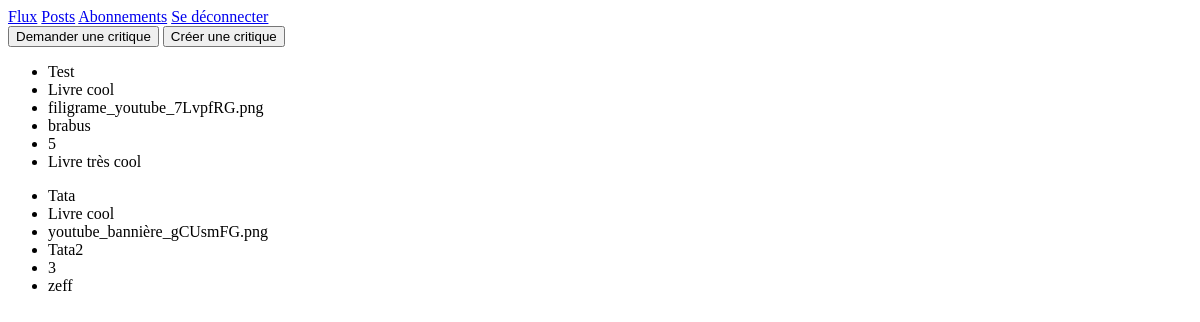
Page /accueil/ (signed in) on the earlier database version.
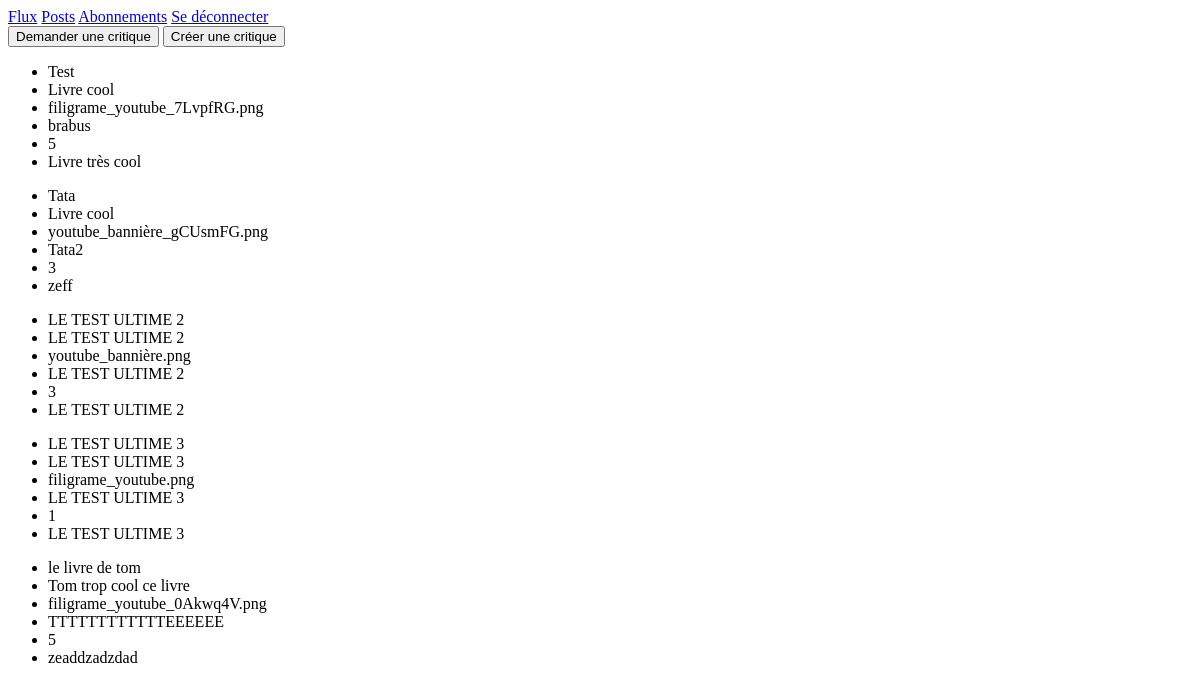
Same page on the later database version.
### flow/models.py (models this page shows, shortened)
class DemanderCritiqueMod(models.Model):
    titre = models.CharField(max_length=100)
    description = models.CharField(max_length=1025)
    img_livre = models.FileField()
    reponse_critique = models.ForeignKey(CreerCritiqueMod, null = True,  on_delete = models.SET_NULL)
    createur = models.CharField(max_length=100)

class CreerCritiqueMod(models.Model):
    class Note(models.TextChoices):
        UN = "1"
        DEUX = "2"
        TROIS = "3"
        QUATRE = "4"
        CINQ = "5"
    titre = models.CharField(max_length=100)
    note = models.CharField(choices = [(tag, tag.value) for tag in Note],  max_length=3)
    commentaire = models.CharField(max_length=600)
    createur = models.CharField(max_length=100)

### flow/views.py (the view)
# urls.py: path('accueil/', flow.views.accueil, name='accueil'),
@login_required
def accueil(request):
     critique_cree = CreerCritiqueMod.objects.all()
     critique_demandee = DemanderCritiqueMod.objects.all()
     numero = ""
     return render(request, 'accueil.html', context={'critique_cree' : critique_cree, 'critique_demandee' : critique_demandee, 'numero' : numero})

### flow/templates/accueil.html
{% extends 'base_flow.html' %}
{% block content %}
    <a href="{% url 'demander_critique' %}"><button type="button">Demander une critique</button></a>
    <a href="{% url 'creer_critique' %}"><button type="button">Créer une critique</button></a>
    <section>
        {% for critique in critique_demandee %}
        <ul>
            {% if critique.reponse_critique == None %}
                <form action="{% url 'creer_critique_rep_demande' %}" method="POST" id="critique_rep_form">
                    {% csrf_token %}
                    <div id="critique_demandee">
                        <li>{{critique.titre}}</li>
                        <li>{{critique.description}}</li>
                        <li>{{critique.img_livre}}</li>
                        <li>{{critique.id}}</li>
                    </div>
                    <button type="submit"  name="critique_rep" value= "{{critique.id}} " form="critique_rep_form">Ajouter une critique</button>
                </form>
            {% else %}
                <li>{{critique.titre}}</li>
                <li>{{critique.description}}</li>
                <li>{{critique.img_livre}}</li>
                <li>{{critique.reponse_critique.titre}}</li>
                <li>{{critique.reponse_critique.note}}</li>
                <li>{{critique.reponse_critique.commentaire}}</li>
            {% endif %}
        </ul>
        {% endfor %}
    </section>
{% endblock content %}

### flow/templates/base_flow.html (shortened to what this page needs)
<!DOCTYPE html>
<html lang="en">
<head>
</head>
<body>
    <header>
        <nav>
            <a href="{% url 'accueil' %}">Flux</a>
            <a href="{% url 'posts-user' %}">Posts</a>
            <a href="{% url 'abonnements' %}">Abonnements</a>
            <a href="{% url 'logout' %}">Se déconnecter</a>
        </nav>
    </header>
    {% block content %}{% endblock %}
</body>
</html>

Differences in the rows shown:
added DemanderCritiqueMod: titre "LE TEST ULTIME 2", description "LE TEST ULTIME 2", img_livre "youtube_bannière.png", reponse_critique.titre "LE TEST ULTIME 2", reponse_critique.note "3", reponse_critique.commentaire "LE TEST ULTIME 2"
added DemanderCritiqueMod: titre "LE TEST ULTIME 3", description "LE TEST ULTIME 3", img_livre "filigrame_youtube.png", reponse_critique.titre "LE TEST ULTIME 3", reponse_critique.note "1", reponse_critique.commentaire "LE TEST ULTIME 3"
added DemanderCritiqueMod: titre "le livre de tom", description "Tom trop cool ce livre", img_livre "filigrame_youtube_0Akwq4V.png", reponse_critique.titre "TTTTTTTTTTTTEEEEEE", reponse_critique.note "5", reponse_critique.commentaire "zeaddzadzdad"
